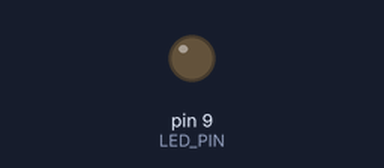
Bench run of a sketch on a simulated Arduino Uno, built with avr-gcc and run on an emulated ATmega328P. Shown: output pins drawn as LEDs (lit = HIGH).

Above: at 0.05 s.
At 1.25 s:
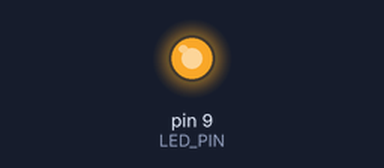
Timing chart, 0 to 4.3 s (numbered marks = the images above):
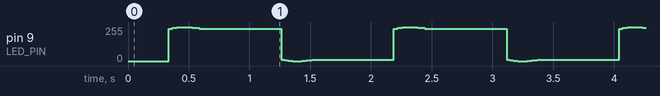

The sketch:

LED_04_effetto_respiro.ino
```cpp
/*
 * LED_04_effetto_respiro.ino
 *
 * Questo sketch crea un effetto di "respiro" (breathing effect) con un LED,
 * simulando un'accensione e uno spegnimento graduali con un andamento sinusoidale.
 *
 * Circuito:
 * - LED collegato al pin 9 (deve essere un pin PWM) e GND attraverso una resistenza da 220 ohm
 *
 * Creato il: 2023
 */

const int LED_PIN = 9;  // Pin PWM a cui è collegato il LED

void setup() {
  pinMode(LED_PIN, OUTPUT);
}

void loop() {
  // Utilizza la funzione seno per creare un effetto di respiro più naturale
  for (int i = 0; i < 360; i++) {
    // Converte l'angolo in radianti e calcola il seno
    float rad = i * (PI / 180.0);
    float sinVal = sin(rad);

    // Trasforma il valore del seno (che va da -1 a 1) in un valore da 0 a 255
    int brightness = int((sinVal + 1.0) * 127.5);

    // Imposta la luminosità del LED
    analogWrite(LED_PIN, brightness);

    // Piccolo ritardo per rendere l'effetto visibile
    delay(5);
  }
}
```
